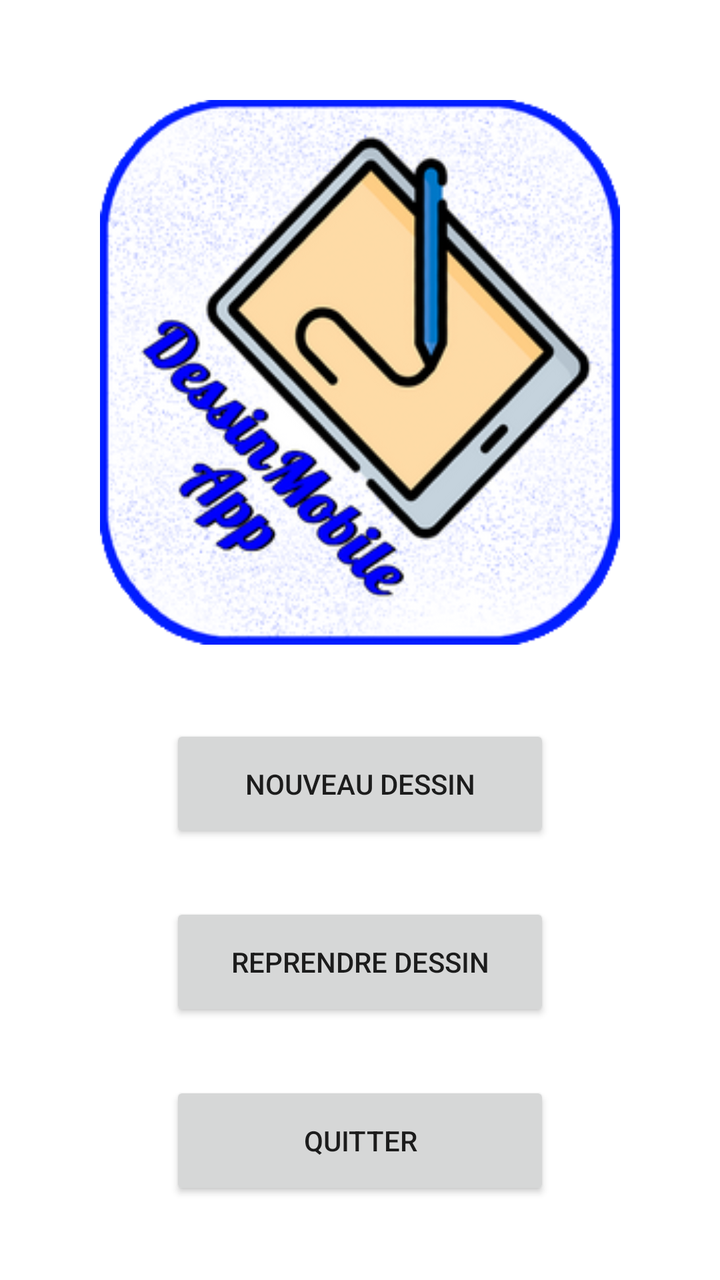
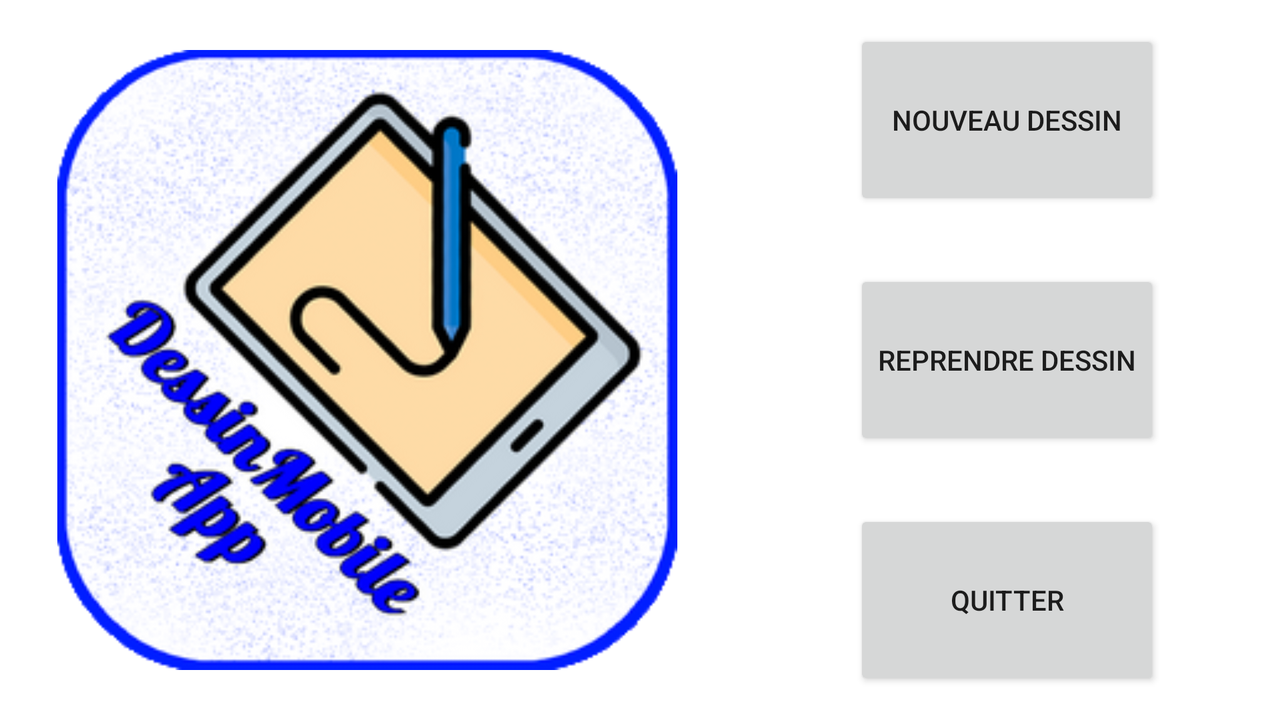

The same Android screen from two of the app's own layout files: first res/layout/ as a phone draws it, then the author's variant for another configuration, drawn on a device whose configuration selects that folder. Both files follow.
<!-- AndroidManifest.xml: application theme Theme.DessinMobileApp -->
<!-- res/layout/activity_accueil.xml -->
<?xml version="1.0" encoding="utf-8"?>
<LinearLayout
    xmlns:android="http://schemas.android.com/apk/res/android"
    xmlns:tools="http://schemas.android.com/tools"
    android:layout_width="match_parent"
    android:layout_height="match_parent"
    android:orientation="vertical"
    android:gravity="center"
    android:padding="25dp"
    tools:context=".Accueil">

    <ImageView
        android:layout_width="match_parent"
        android:layout_height="wrap_content"
        android:layout_margin="25dp"
        android:layout_weight="2"
        android:background="@drawable/logo"/>

    <Button
        android:layout_width="match_parent"
        android:layout_height="wrap_content"
        android:layout_marginHorizontal="60dp"
        android:layout_marginVertical="15dp"
        android:text="Nouveau dessin"
        android:layout_weight="1"/>

    <Button
        android:layout_width="match_parent"
        android:layout_height="wrap_content"
        android:layout_marginHorizontal="60dp"
        android:layout_marginVertical="15dp"
        android:text="Reprendre dessin"
        android:layout_weight="1"/>

    <Button
        android:layout_width="match_parent"
        android:layout_height="wrap_content"
        android:layout_marginHorizontal="60dp"
        android:layout_marginVertical="15dp"
        android:text="Quitter"
        android:layout_weight="1"/>

</LinearLayout>
<!-- resources referenced by this layout -->
<resources>
  <!-- drawable logo: png bitmap (drawable, 78960 bytes) -->
  <style name="Theme.DessinMobileApp" parent="Theme.MaterialComponents.DayNight.DarkActionBar">
          
          <item name="colorPrimary">@color/purple_500</item>
          <item name="colorPrimaryVariant">@color/purple_700</item>
          <item name="colorOnPrimary">@color/white</item>
          
          <item name="colorSecondary">@color/teal_200</item>
          <item name="colorSecondaryVariant">@color/teal_700</item>
          <item name="colorOnSecondary">@color/black</item>
          
          <item name="android:statusBarColor">?attr/colorPrimaryVariant</item>
          
      </style>
</resources>
<!-- res/layout-land/activity_accueil.xml (the author's variant of the layout above) -->
<!-- drawn on the phone turned sideways -->
<?xml version="1.0" encoding="utf-8"?>
<LinearLayout
    xmlns:android="http://schemas.android.com/apk/res/android"
    android:layout_width="match_parent"
    android:layout_height="match_parent"
    android:orientation="horizontal">

    <ImageView
        android:layout_width="wrap_content"
        android:layout_height="match_parent"
        android:layout_margin="25dp"
        android:layout_weight="2"
        android:src="@drawable/logo"/>

    <LinearLayout
        android:layout_width="wrap_content"
        android:layout_height="match_parent"
        android:orientation="vertical">

        <Button
            android:layout_width="match_parent"
            android:layout_height="wrap_content"
            android:layout_marginHorizontal="60dp"
            android:layout_marginVertical="15dp"
            android:text="Nouveau dessin"
            android:layout_weight="1"
            android:onClick="nouveauDessin"/>

        <Button
            android:layout_width="match_parent"
            android:layout_height="wrap_content"
            android:layout_marginHorizontal="60dp"
            android:layout_marginVertical="15dp"
            android:text="Reprendre dessin"
            android:layout_weight="1"
            android:onClick="reprendreDessin"/>

        <Button
            android:layout_width="match_parent"
            android:layout_height="wrap_content"
            android:layout_marginHorizontal="60dp"
            android:layout_marginVertical="15dp"
            android:text="Quitter"
            android:layout_weight="1"
            android:onClick="quitter"/>
    </LinearLayout>

</LinearLayout>
